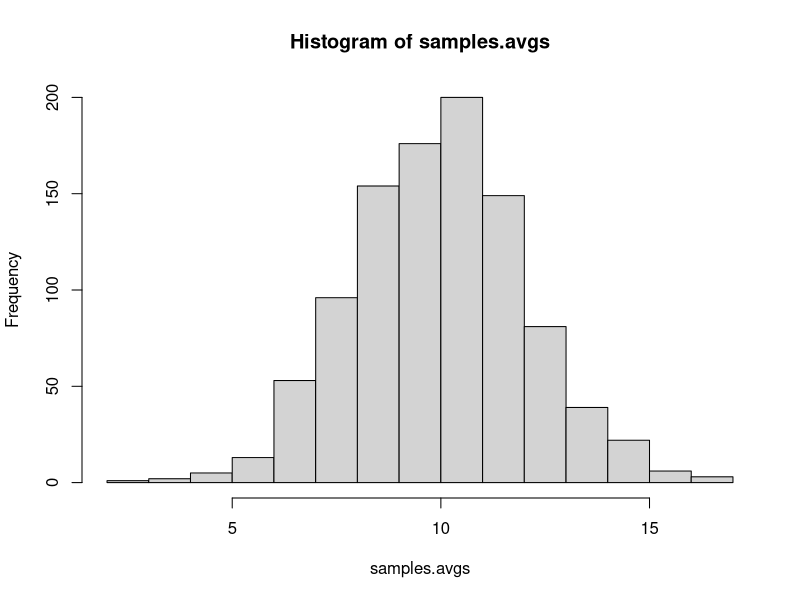
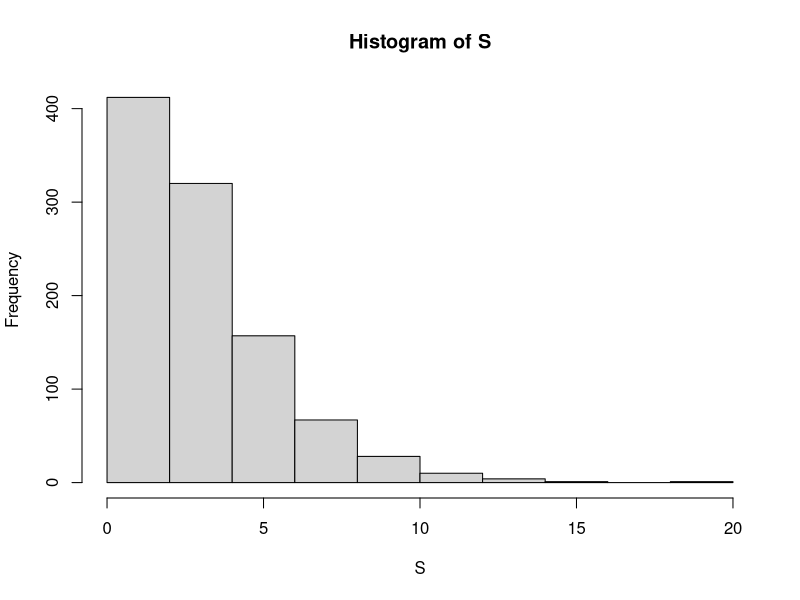

Source code (R) for these figures, in order:

# RANDOM SAMPLING 1
# Simple Random Sampling - each instance is independent and identically distributed (i.i.d). Example, roll of a dice. 

# Let Y be a random variable e.g. Bernoulli Trial / Roll of Dice
# Sample Sum (S): Rolling a dice 2 times and taking the Sum
# Total possibilities for S: 2 to 12, Each is not equally likely
# the distribution of the sample sum (S) is called sampling distribution
S = sum(sample(1:6, 2, replace = T))

# Key point: the mean of S is equal to mean of s(i), the variance of S is a fraction of s(i). Irrespective of distribution of s(i).
# if Y was nromally distributed, 


# Monte Carlo Simulation on Normal Random Variable:
# generate R samples of size N each, calculate S using N observations, and get R number of Ss to plot Sampling Distribution

N = 100
R = 1000
samples = replicate(R, rnorm(N, 10, 20)) # Y is allowed to be of high variance
dim(samples)

# collect Ss
samples.avgs = colMeans(samples)
hist(samples.avgs) # S is not high variance

# Monte Carlo Simulation 2: showing that SS for Nromals leads to Chi-Sq :
N = 3
R = 1000
Z = replicate(R, rnorm(N)) # Y is Chi-Sq of DF 3.
S = colSums(Z ^ 2)
hist(S)

